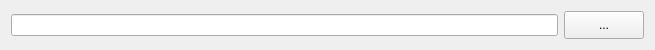
<?xml version="1.0" encoding="UTF-8"?>
<ui version="4.0">
 <class>PathEdit</class>
 <widget class="QWidget" name="PathEdit">
  <property name="geometry">
   <rect>
    <x>0</x>
    <y>0</y>
    <width>655</width>
    <height>50</height>
   </rect>
  </property>
  <property name="windowTitle">
   <string>PathEdit</string>
  </property>
  <layout class="QHBoxLayout" name="horizontalLayout">
   <item>
    <widget class="QLineEdit" name="path"/>
   </item>
   <item>
    <widget class="QPushButton" name="select">
     <property name="sizePolicy">
      <sizepolicy hsizetype="Minimum" vsizetype="Minimum">
       <horstretch>0</horstretch>
       <verstretch>0</verstretch>
      </sizepolicy>
     </property>
     <property name="text">
      <string>...</string>
     </property>
    </widget>
   </item>
  </layout>
 </widget>
 <layoutdefault spacing="6" margin="11"/>
 <resources/>
 <connections/>
</ui>
